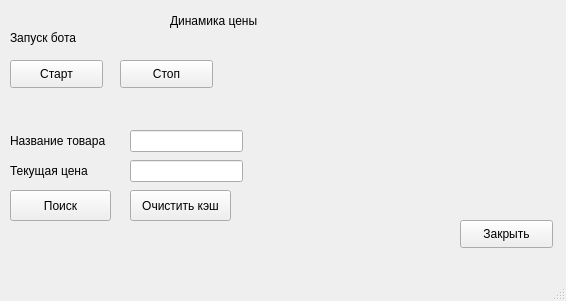
<?xml version="1.0" encoding="UTF-8"?>
<ui version="4.0">
 <class>MainWindow</class>
 <widget class="QMainWindow" name="MainWindow">
  <property name="geometry">
   <rect>
    <x>0</x>
    <y>0</y>
    <width>566</width>
    <height>301</height>
   </rect>
  </property>
  <property name="windowTitle">
   <string>Бот</string>
  </property>
  <widget class="QWidget" name="centralwidget">
   <widget class="QLineEdit" name="find_edit">
    <property name="geometry">
     <rect>
      <x>130</x>
      <y>130</y>
      <width>113</width>
      <height>22</height>
     </rect>
    </property>
   </widget>
   <widget class="QPushButton" name="start_button">
    <property name="geometry">
     <rect>
      <x>10</x>
      <y>60</y>
      <width>93</width>
      <height>28</height>
     </rect>
    </property>
    <property name="text">
     <string>Старт</string>
    </property>
   </widget>
   <widget class="QLabel" name="label">
    <property name="geometry">
     <rect>
      <x>10</x>
      <y>30</y>
      <width>171</width>
      <height>16</height>
     </rect>
    </property>
    <property name="text">
     <string>Запуск бота</string>
    </property>
   </widget>
   <widget class="QPushButton" name="stop_button">
    <property name="geometry">
     <rect>
      <x>120</x>
      <y>60</y>
      <width>93</width>
      <height>28</height>
     </rect>
    </property>
    <property name="text">
     <string>Стоп</string>
    </property>
   </widget>
   <widget class="QLabel" name="label_2">
    <property name="geometry">
     <rect>
      <x>10</x>
      <y>130</y>
      <width>111</width>
      <height>21</height>
     </rect>
    </property>
    <property name="text">
     <string>Название товара</string>
    </property>
   </widget>
   <widget class="QPushButton" name="find_button">
    <property name="geometry">
     <rect>
      <x>10</x>
      <y>190</y>
      <width>101</width>
      <height>31</height>
     </rect>
    </property>
    <property name="text">
     <string>Поиск</string>
    </property>
   </widget>
   <widget class="QPushButton" name="close_button">
    <property name="geometry">
     <rect>
      <x>460</x>
      <y>220</y>
      <width>93</width>
      <height>28</height>
     </rect>
    </property>
    <property name="text">
     <string>Закрыть</string>
    </property>
   </widget>
   <widget class="PlotWidget" name="plot" native="true">
    <property name="geometry">
     <rect>
      <x>290</x>
      <y>10</y>
      <width>261</width>
      <height>151</height>
     </rect>
    </property>
   </widget>
   <widget class="QLabel" name="label_3">
    <property name="geometry">
     <rect>
      <x>170</x>
      <y>10</y>
      <width>111</width>
      <height>21</height>
     </rect>
    </property>
    <property name="text">
     <string>Динамика цены</string>
    </property>
   </widget>
   <widget class="QLineEdit" name="count_edit">
    <property name="geometry">
     <rect>
      <x>130</x>
      <y>160</y>
      <width>113</width>
      <height>22</height>
     </rect>
    </property>
   </widget>
   <widget class="QLabel" name="label_4">
    <property name="geometry">
     <rect>
      <x>10</x>
      <y>160</y>
      <width>111</width>
      <height>21</height>
     </rect>
    </property>
    <property name="text">
     <string>Текущая цена</string>
    </property>
   </widget>
   <widget class="QPushButton" name="cache_button">
    <property name="geometry">
     <rect>
      <x>130</x>
      <y>190</y>
      <width>101</width>
      <height>31</height>
     </rect>
    </property>
    <property name="text">
     <string>Очистить кэш</string>
    </property>
   </widget>
  </widget>
  <widget class="QMenuBar" name="menubar">
   <property name="geometry">
    <rect>
     <x>0</x>
     <y>0</y>
     <width>566</width>
     <height>26</height>
    </rect>
   </property>
  </widget>
  <widget class="QStatusBar" name="statusbar"/>
 </widget>
 <customwidgets>
  <customwidget>
   <class>PlotWidget</class>
   <extends>QWidget</extends>
   <header>pyqtgraph</header>
   <container>1</container>
  </customwidget>
 </customwidgets>
 <resources/>
 <connections/>
</ui>
